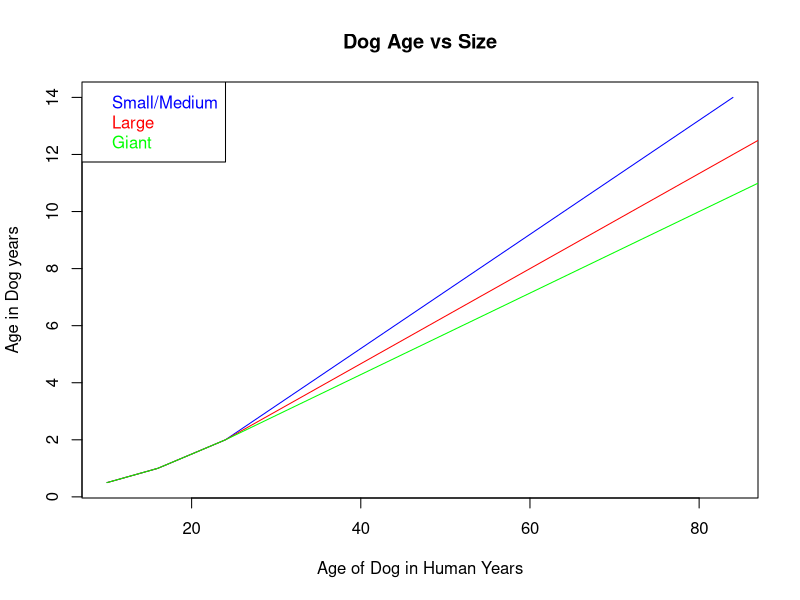

Write R code to recreate this figure.
## ---- chunk 1
#inputs data for dog age 
#from The Dog Owner's Manual published by QUIRK BOOKS
ageOptions <- c(0.5, 1, 2, 3, 4, 5, 6, 7, 8, 9, 10, 11, 12, 13, 14)
SM <- c(10, 16, 24, 29, 34, 39, 44, 49, 54, 59, 64, 69, 74, 79, 84)
L <- c(10, 16, 24, 30, 36, 42, 48, 54, 60, 66, 72, 78, 84, 90, 96)
G <- c(10, 16, 24, 31, 38, 45, 52, 59, 66, 73, 80, 87, 94, 101, 108)

## ---- chunk 2
plot(SM, ageOptions,type = "l", col ="blue", xlab = "Age of Dog in Human Years", 
     ylab = "Age in Dog years", main = "Dog Age vs Size" )
lines(L,ageOptions, col = "red")
lines(G,ageOptions, col = "green")
legend("topleft", c("Small/Medium", "Large", "Giant"), text.col=c("blue", "red", "green"))
